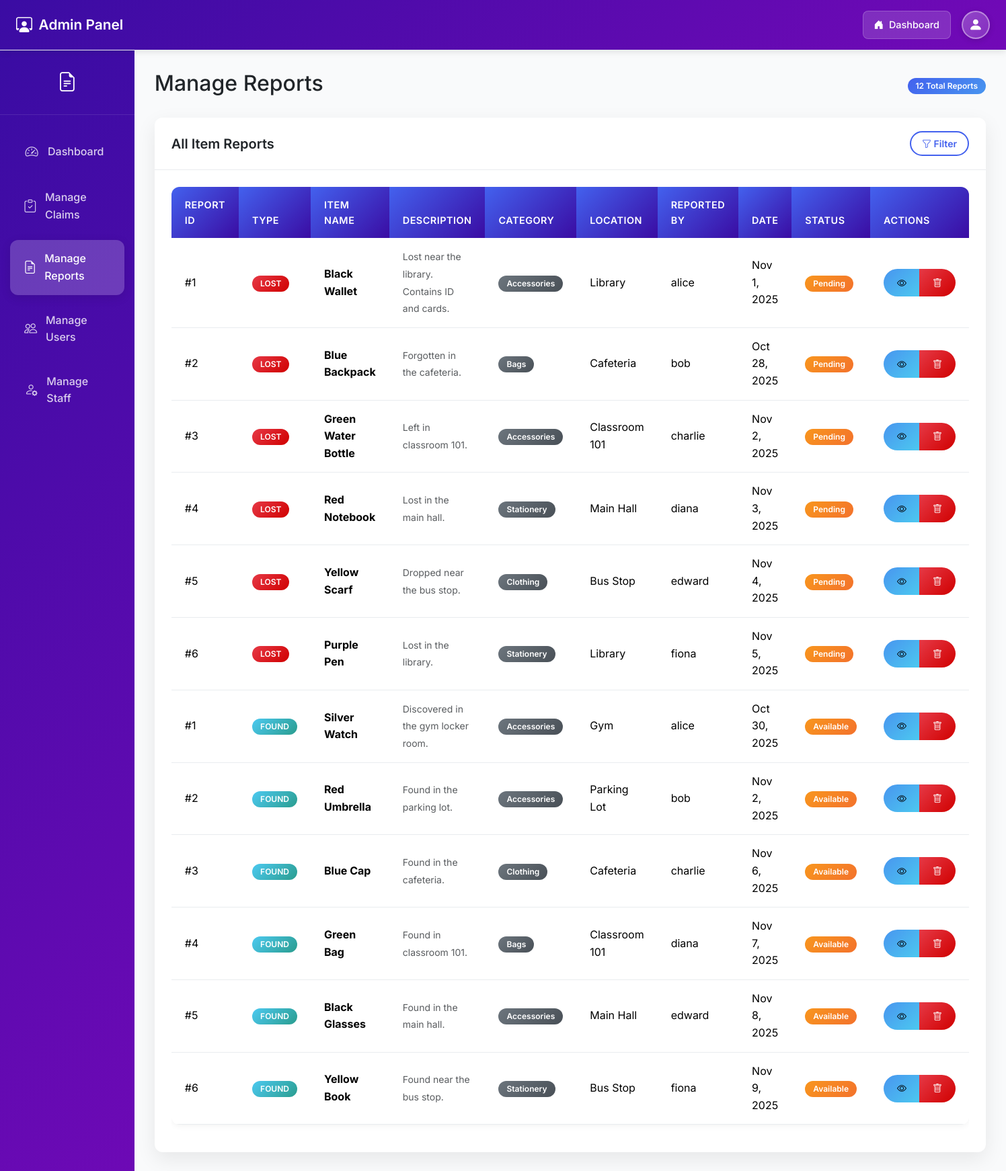
Page /pages/admin/admin_report.php on the committed database.
### tables this page shows
CREATE TABLE LostItem (
    lost_id BIGINT AUTO_INCREMENT PRIMARY KEY,
    user_id BIGINT,
    item_name VARCHAR(100) NOT NULL,
    description TEXT,
    category VARCHAR(50),
    location VARCHAR(100),
    lost_date DATE,
    status ENUM('pending', 'claimed') DEFAULT 'pending',
    created_at DATETIME DEFAULT CURRENT_TIMESTAMP,
    FOREIGN KEY (user_id) REFERENCES User(user_id)
);

CREATE TABLE User (
    user_id BIGINT AUTO_INCREMENT PRIMARY KEY,
    username VARCHAR(50) NOT NULL,
    password VARBINARY(255) NOT NULL,
    email VARCHAR(100) NOT NULL,
    phone VARBINARY(255),
    created_at DATETIME DEFAULT CURRENT_TIMESTAMP
);

CREATE TABLE FoundItem (
    found_id BIGINT AUTO_INCREMENT PRIMARY KEY,
    user_id BIGINT,
    item_name VARCHAR(100) NOT NULL,
    description TEXT,
    category VARCHAR(50),
    location VARCHAR(100),
    found_date DATE,
    status ENUM('available', 'returned') DEFAULT 'available',
    created_at DATETIME DEFAULT CURRENT_TIMESTAMP,
    FOREIGN KEY (user_id) REFERENCES User(user_id)
);

### pages/admin/admin_report.php (the view, shortened to what this page needs)
<?php
require_once '../../config/adminconfig.php';
$filter_type = isset($_GET['type']) ? $_GET['type'] : '';
try {
    $reports = [];
    $where_conditions = [];
    $where_clause = !empty($where_conditions) ? 'WHERE ' . implode(' AND ', $where_conditions) : '';
    if ($filter_type === '' || $filter_type === 'lost') {
        $sql = "SELECT 'lost' as type, lost_id as id, item_name, description, category, location,
                   lost_date as item_date, status, created_at, user_id
            FROM LostItem
            $where_clause
            ORDER BY created_at DESC";
        $stmt = $pdo->query($sql);
        $lost_items = $stmt->fetchAll();
        $reports = array_merge($reports, $lost_items);
    }
    if ($filter_type === '' || $filter_type === 'found') {
        $sql = "SELECT 'found' as type, found_id as id, item_name, description, category, location,
                   found_date as item_date, status, created_at, user_id
            FROM FoundItem
            $where_clause
            ORDER BY created_at DESC";
        $stmt = $pdo->query($sql);
        $found_items = $stmt->fetchAll();
        $reports = array_merge($reports, $found_items);
    }
    usort($reports, function($a, $b) {
        return strtotime($b['created_at']) - strtotime($a['created_at']);
    });
} catch (PDOException $e) {
    $reports = [];
}
function get_username_by_id($pdo, $user_id) {
    try {
        $stmt = $pdo->prepare("SELECT username FROM User WHERE user_id = ?");
        $stmt->execute([$user_id]);
        return $stmt->fetchColumn() ?: 'Unknown User';
    } catch (PDOException $e) {
        return 'Error';
    }
}
?>
<!DOCTYPE html>
<html lang="en">
<head>
    <link href="https://cdn.jsdelivr.net/npm/bootstrap@5.3.3/dist/css/bootstrap.min.css" rel="stylesheet">
    <link href="https://cdn.jsdelivr.net/npm/bootstrap-icons@1.11.3/font/bootstrap-icons.min.css" rel="stylesheet">
    <link rel="stylesheet" href="../../assets/admin-style.css">
</head>
<body>
    <?php include('includes/header.php'); ?>
    <div class="admin-container">
        <div class="admin-sidebar">
            <div class="admin-sidebar-header">
                <h4>
                    <i class="bi bi-file-earmark-text"></i>
                </h4>
            </div>
            <nav class="nav flex-column">
                <a class="nav-link" href="admin_dashboard.php">
                    <i class="bi bi-speedometer2"></i> Dashboard
                </a>
                <a class="nav-link" href="admin_claim.php">
                    <i class="bi bi-clipboard-check"></i> Manage Claims
                </a>
                <a class="nav-link active" href="admin_report.php">
                    <i class="bi bi-file-earmark-text"></i> Manage Reports
                </a>
                <a class="nav-link" href="admin_users.php">
                    <i class="bi bi-people"></i> Manage Users
                </a>
                <a class="nav-link" href="admin_staff.php">
                    <i class="bi bi-person-gear"></i> Manage Staff
                </a>
            </nav>
        </div>
        <div class="admin-main-content">
            <div class="admin-content">
                <div class="d-flex justify-content-between align-items-center mb-4">
                    <h2>Manage Reports</h2>
                    <span class="badge bg-primary"><?php echo count($reports); ?> Total Reports</span>
                </div>
                <div class="admin-card">
                    <div class="card-header d-flex justify-content-between align-items-center">
                        <h5 class="mb-0">All Item Reports</h5>
                        <div class="btn-group">
                            <button type="button" class="btn btn-outline-primary btn-sm" data-bs-toggle="modal" data-bs-target="#filterModal">
                                <i class="bi bi-funnel"></i> Filter
                            </button>
                        </div>
                    </div>
                    <div class="card-body">
                        <?php if (count($reports) > 0): ?>
                            <div class="table-responsive">
                                <table class="table table-hover">
                                    <thead class="table-light">
                                        <tr>
                                            <th>Report ID</th>
                                            <th>Type</th>
                                            <th>Item Name</th>
                                            <th>Description</th>
                                            <th>Category</th>
                                            <th>Location</th>
                                            <th>Reported By</th>
                                            <th>Date</th>
                                            <th>Status</th>
                                            <th>Actions</th>
                                        </tr>
                                    </thead>
                                    <tbody>
                                        <?php foreach ($reports as $report):
                                            $badge_color = ($report['type'] == 'lost') ? 'bg-danger' : 'bg-success';
                                            $type_text = ($report['type'] == 'lost') ? 'LOST' : 'FOUND';
                                            $status_badge = ($report['status'] == 'pending' || $report['status'] == 'available') ? 'bg-warning' : 'bg-info';
                                            $status_text = ($report['type'] == 'lost') ?
                                                ($report['status'] == 'pending' ? 'Pending' : 'Claimed') :
                                                ($report['status'] == 'available' ? 'Available' : 'Returned');
                                        ?>
                                            <tr>
                                                <td>#<?php echo $report['id']; ?></td>
                                                <td>
                                                    <span class="badge <?php echo $badge_color; ?>">
                                                        <?php echo $type_text; ?>
                                                    </span>
                                                </td>
                                                <td>
                                                    <strong><?php echo htmlspecialchars($report['item_name']); ?></strong>
                                                </td>
                                                <td>
                                                    <small class="text-muted">
                                                        <?php
                                                        $description = htmlspecialchars($report['description']);
                                                        echo strlen($description) > 50 ? substr($description, 0, 50) . '...' : $description;
                                                        ?>
                                                    </small>
                                                </td>
                                                <td>
                                                    <span class="badge bg-secondary"><?php echo htmlspecialchars($report['category']); ?></span>
                                                </td>
                                                <td><?php echo htmlspecialchars($report['location']); ?></td>
                                                <td><?php echo htmlspecialchars(get_username_by_id($pdo, $report['user_id'])); ?></td>
                                                <td><?php echo date('M j, Y', strtotime($report['item_date'])); ?></td>
                                                <td>
                                                    <span class="badge <?php echo $status_badge; ?>">
                                                        <?php echo $status_text; ?>
                                                    </span>
                                                </td>
                                                <td class="table-actions">
                                                    <div class="btn-group btn-group-sm" role="group">
                                                        <a href="?view_report=<?php echo $report['type'] . '_' . $report['id']; ?>"
                                                           class="btn btn-info"
                                                           title="View Item Details">
                                                            <i class="bi bi-eye"></i>
                                                        </a>
                                                        <a href="?delete=true&type=<?php echo $report['type']; ?>&id=<?php echo $report['id']; ?>"
                                                           class="btn btn-danger"
                                                           title="Delete Item"
                                                           onclick="return confirm('Are you sure you want to delete this <?php echo $report['type']; ?> item? This action cannot be undone.')">
                                                            <i class="bi bi-trash"></i>
                                                        </a>
                                                    </div>
                                                </td>
                                            </tr>
                                        <?php endforeach; ?>
                                    </tbody>
                                </table>
                            </div>
                        <?php endif; ?>
                    </div>
                </div>
            </div>
        </div>
    </div>
</body>
</html>

### assets/admin-style.css (style rules this page uses)
:root { --primary: #4361ee; --primary-light: #4895ef; --primary-dark: #3a0ca3; --secondary: #7209b7; --accent: #f72585; --success: #4cc9f0; --warning: #f8961e; --danger: #e63946; --light: #f8f9fa; --dark: #212529; --gray: #6c757d; --gray-light: #e9ecef; --border-radius: 12px; --shadow: 0 10px 30px rgba(0, 0, 0, 0.08); --transition: all 0.3s ease; }
body { font-family: 'Inter', sans-serif; background-color: #f9fafb; color: var(--dark); line-height: 1.6; }
.admin-container { min-height: 100vh; display: flex; }
.admin-sidebar { background: linear-gradient(135deg, var(--primary-dark), var(--secondary)); min-height: 100vh; color: white; width: 280px; box-shadow: 4px 0 20px rgba(0, 0, 0, 0.1); transition: var(--transition); }
.admin-sidebar .nav-link { color: rgba(255, 255, 255, 0.8); padding: 15px 20px; border-radius: var(--border-radius); margin: 5px 15px; font-weight: 500; transition: var(--transition); border: none; text-decoration: none; display: flex; align-items: center; gap: 12px; }
.admin-sidebar .nav-link.active { background: rgba(255, 255, 255, 0.2); color: white; box-shadow: 0 4px 15px rgba(0, 0, 0, 0.1); }
.admin-sidebar .nav-link i { font-size: 1.2rem; width: 24px; text-align: center; }
.admin-sidebar-header { padding: 30px 20px; text-align: center; border-bottom: 1px solid rgba(255, 255, 255, 0.1); margin-bottom: 20px; }
.admin-sidebar-header h4 { font-weight: 700; font-size: 1.4rem; margin: 0; display: flex; align-items: center; justify-content: center; gap: 10px; }
.admin-sidebar-header i { font-size: 1.8rem; }
.admin-main-content { flex: 1; background: #f9fafb; min-height: 100vh; padding: 0; }
.admin-content { padding: 30px; height: calc(100vh - 80px); overflow-y: auto; }
.admin-card { background: white; border-radius: var(--border-radius); box-shadow: var(--shadow); border: none; transition: var(--transition); margin-bottom: 2rem; }
.admin-card .card-header { background: white; border-bottom: 1px solid var(--gray-light); padding: 20px 25px; border-radius: var(--border-radius) var(--border-radius) 0 0 !important; }
.admin-card .card-header h5 { font-weight: 600; color: var(--dark); margin: 0; display: flex; align-items: center; gap: 10px; }
.admin-card .card-body { padding: 25px; }
.table { border-radius: var(--border-radius); overflow: hidden; box-shadow: 0 2px 10px rgba(0, 0, 0, 0.05); }
.table thead th { background: linear-gradient(135deg, var(--primary), var(--primary-dark)); color: white; border: none; padding: 15px 20px; font-weight: 600; font-size: 0.9rem; text-transform: uppercase; letter-spacing: 0.5px; }
.table tbody td { padding: 15px 20px; vertical-align: middle; border-color: var(--gray-light); }
.badge { font-weight: 600; padding: 6px 12px; border-radius: 20px; font-size: 0.75rem; }
.bg-primary { background: linear-gradient(135deg, var(--primary), var(--primary-light)) !important; }
.bg-success { background: linear-gradient(135deg, var(--success), #2a9d8f) !important; }
.bg-warning { background: linear-gradient(135deg, var(--warning), #f3722c) !important; }
.bg-danger { background: linear-gradient(135deg, var(--danger), #d00000) !important; }
.bg-secondary { background: linear-gradient(135deg, var(--gray), #495057) !important; }
.btn { border-radius: 50px; font-weight: 600; padding: 10px 20px; transition: var(--transition); border: none; }
.btn-sm { padding: 6px 16px; font-size: 0.875rem; }
.btn-danger { background: linear-gradient(135deg, var(--danger), #d00000); }
.btn-info { background: linear-gradient(135deg, var(--primary-light), var(--success)); }
.btn-outline-primary { border: 2px solid var(--primary); color: var(--primary); background: transparent; }
.admin-card, .stat-card, .quick-link-card { animation: fadeIn 0.5s ease; }

### rows in the picture
lostitem: lost_id "1", type_text "LOST", item_name "Black Wallet", description "Lost near the library. Contains ID and cards.", category "Accessories", location "Library", user.username "alice", lost_date "Nov 1, 2025", status_text "Pending"
lostitem: lost_id "2", type_text "LOST", item_name "Blue Backpack", description "Forgotten in the cafeteria.", category "Bags", location "Cafeteria", user.username "bob", lost_date "Oct 28, 2025", status_text "Pending"
lostitem: lost_id "3", type_text "LOST", item_name "Green Water Bottle", description "Left in classroom 101.", category "Accessories", location "Classroom 101", user.username "charlie", lost_date "Nov 2, 2025", status_text "Pending"
lostitem: lost_id "4", type_text "LOST", item_name "Red Notebook", description "Lost in the main hall.", category "Stationery", location "Main Hall", user.username "diana", lost_date "Nov 3, 2025", status_text "Pending"
lostitem: lost_id "5", type_text "LOST", item_name "Yellow Scarf", description "Dropped near the bus stop.", category "Clothing", location "Bus Stop", user.username "edward", lost_date "Nov 4, 2025", status_text "Pending"
lostitem: lost_id "6", type_text "LOST", item_name "Purple Pen", description "Lost in the library.", category "Stationery", location "Library", user.username "fiona", lost_date "Nov 5, 2025", status_text "Pending"
founditem: found_id "1", type_text "FOUND", item_name "Silver Watch", description "Discovered in the gym locker room.", category "Accessories", location "Gym", user.username "alice", found_date "Oct 30, 2025", status_text "Available"
founditem: found_id "2", type_text "FOUND", item_name "Red Umbrella", description "Found in the parking lot.", category "Accessories", location "Parking Lot", user.username "bob", found_date "Nov 2, 2025", status_text "Available"
founditem: found_id "3", type_text "FOUND", item_name "Blue Cap", description "Found in the cafeteria.", category "Clothing", location "Cafeteria", user.username "charlie", found_date "Nov 6, 2025", status_text "Available"
founditem: found_id "4", type_text "FOUND", item_name "Green Bag", description "Found in classroom 101.", category "Bags", location "Classroom 101", user.username "diana", found_date "Nov 7, 2025", status_text "Available"
founditem: found_id "5", type_text "FOUND", item_name "Black Glasses", description "Found in the main hall.", category "Accessories", location "Main Hall", user.username "edward", found_date "Nov 8, 2025", status_text "Available"
founditem: found_id "6", type_text "FOUND", item_name "Yellow Book", description "Found near the bus stop.", category "Stationery", location "Bus Stop", user.username "fiona", found_date "Nov 9, 2025", status_text "Available"

### other values in the picture
count($reports) "12"
